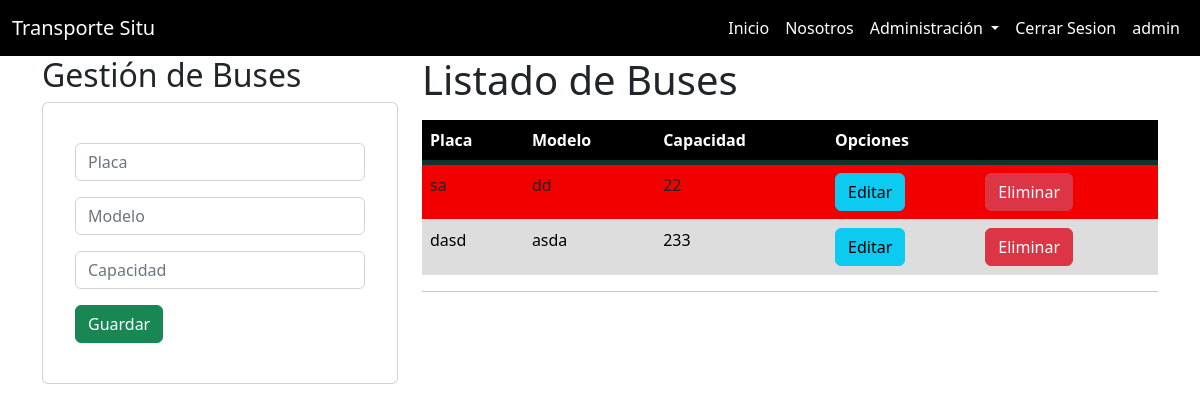
The app's page /buses/ (signed in) with its own data.
### GestionAdmin/models.py (models this page shows, shortened)
class Bus(models.Model):
    placa = models.CharField(max_length=15, unique=True)
    modelo = models.CharField(max_length=50)
    capacidad_pasajeros = models.IntegerField()
    pasajeros = models.ManyToManyField(Pasajero, through='Viaje')  # Relación muchos a muchos con Pasajero a través de Viaje
    class Meta:
        verbose_name = 'Bus'
        verbose_name_plural = 'Buses'

### GestionAdmin/views.py (the view)
# urls.py: path('buses/', buses, name='buses'),
def buses(request):
    buseslistados = Bus.objects.all()
    page = request.GET.get('page',1)
    try:
        paginator = Paginator(buseslistados,5)
        buseslistados = paginator.page(page)
    except:
        raise Http404
    data = {
        'entity': buseslistados,
        'paginator': paginator
    }
    return render(request,"app/buses/gestionarBuses.html",data)

### GestionAdmin/templates/app/buses/gestionarBuses.html (shortened to what this page needs)
{% extends 'app/base.html'%}
{% block body %}
<div class="row">
    <div class="col-sm-12 col-md-6 col-lg-4 col-xl-4">
        <h2>Gestión de Buses</h2>
        <div class="card">
            <div class="card-body">
                <div class="card-body">
                    <form action="/registrarBus/" method="POST">{% csrf_token %}
                        <div class="form-group py-2">
                            <input type="text" id="txtPlaca" name="txtPlaca" class="form-control" placeholder="Placa"
                                minlength="1" maxlength="6" required>
                        </div>
                        <div class="form-group py-2">
                            <input type="text" id="txtModelo" name="txtModelo" class="form-control" placeholder="Modelo"
                                minlength="1" maxlength="6" required>
                        </div>
                        <div class="form-group py-2">
                            <input type="number" id="txtCapacidad" name="txtCapacidad" class="form-control"
                                placeholder="Capacidad" required>
                        </div>
                        <div class="form-group py-2">
                            <button type="submit" class="btn btn-success text-white">Guardar</button>
                        </div>
                    </form>
                </div>
            </div>
        </div>
    </div>
    <div class="col-sm-12 col-md-6 col-lg-8 col-xl-8">
        <h1>Listado de Buses</h1>
        <div class="table-responsive py-2">
            <table class="table table-striped">
                <thead>
                    <tr>
                        <th>Placa</th>
                        <th>Modelo</th>
                        <th>Capacidad</th>
                        <th colspan="2">Opciones</th>
                    </tr>
                </thead>
                <tbody>
                    {% for b in entity %}
                    <tr>
                        <td>{{b.placa}}</td>
                        <td>{{b.modelo}}</td>
                        <td>{{b.capacidad_pasajeros}}</td>
                        <td><a href="/edicionBus/{{b.placa}}" class="btn btn-info">Editar</a></td>
                        <td><a href="/eliminarBus/{{b.placa}}" class="btn btn-danger btnEliminacion">Eliminar</a></td>
                    </tr>
                    {% endfor %}
                </tbody>
            </table>
            <hr>
        </div>
    </div>
</div>
{% endblock %}

### GestionAdmin/templates/app/base.html (shortened to what this page needs)
<!DOCTYPE html>
<html lang="es">
<head>
  <link href="https://cdn.jsdelivr.net/npm/bootstrap@5.2.0-beta1/dist/css/bootstrap.min.css" rel="stylesheet"
 />
  {% load static %}
  <link type="text/css" rel="stylesheet" href="{% static 'css/index.css' %}" />
  <link type="text/css" rel="stylesheet" href="{% static 'css/tablas.css' %}" />
</head>
<body>
  <nav class="navbar navbar-expand-lg navbar-dark bg-black">
    <div class="container-fluid">
      <a class="navbar-brand text-white" href="#">Transporte Situ</a>
      <div class="collapse navbar-collapse" id="navbarScroll">
        <ul class="navbar-nav ms-auto mb-2 mb-lg-0" style="--bs-scroll-height: 100px">
          <li class="nav-item active">
            <a class="nav-link active text-white" aria-current="page" href="{% url 'home' %}">Inicio</a>
          </li>
          <li class="nav-item active">
            <a class="nav-link text-white" href="{% url 'about' %}">Nosotros</a>
          </li>
          <li class="nav-item dropdown">
            <a class="nav-link dropdown-toggle text-white" href="#" id="navbarScrollingDropdown" role="button"
              data-bs-toggle="dropdown" aria-expanded="false">
              Administración
            </a>
          </li>
          {% if user.is_authenticated %}
          <li class="nav-item">
            <a class="nav-link active text-white" aria-current="page" href="{% url 'logout' %}">Cerrar Sesion</a>
          </li>
          <li class="nav-item">
            <a class="nav-link active text-white" href="#">{{user.username}}</a>
          </li>
          {% else %}
          <li class="nav-item">
            <a class="nav-link active text-white" aria-current="page" href="{% url 'login' %}">Iniciar Sesion</a>
          </li>
          {% endif %}
        </ul>
      </div>
    </div>
  </nav>
  <div class="container">
    {% block body %}
    {% endblock %}
</div>
</body>
</html>

### GestionAdmin/static/css/index.css (style rules this page uses)
* { margin: 0; padding: 0; }

### GestionAdmin/static/css/tablas.css (style rules this page uses)
table { background-color: white; text-align: left; width: 100%; }
th,td { padding: 20px; }
thead { background-color: #000000; border-bottom: solid 5px #0F362D; color: white; }
tbody { background-color: red; color: #000000; }
tr:nth-child(even) { background-color: #ddd; cursor: pointer; }

### records on screen
Bus: placa "sa", modelo "dd", capacidad_pasajeros "22"
Bus: placa "dasd", modelo "asda", capacidad_pasajeros "233"

### other values on screen
{{ user.username }} "admin"
